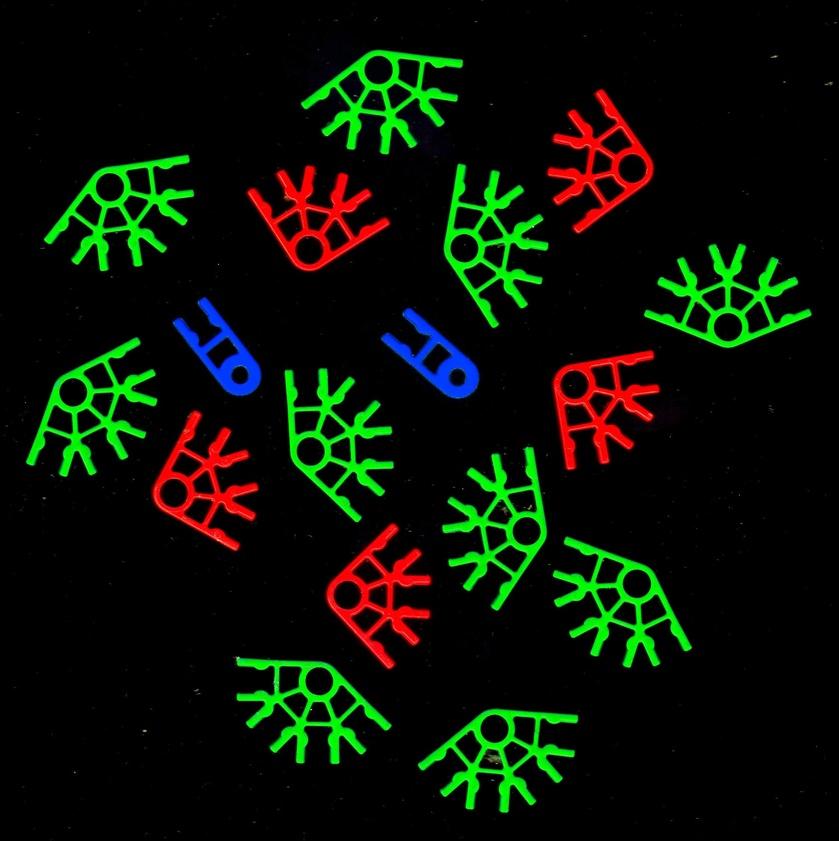
%> input picture matlab/lab8/Figure 3.jpg, 839 x 841 px, shrunk from 2241 x 2246 before the run
$ octave Untitled.m   (GNU Octave 9; MATLAB toolbox functions it lacks are replaced by stand-ins)
%> lines starting %> are read from the running program, lines starting %| are printed output that depends on the picture
%2021E075
%1a.
F=imread('Figure 3.jpg');
%> F is the input picture: size 841x839x3 uint8; mean R, G, B 9.6, 17.6, 4.7
imshow(F);

%1b.
size(F)
%> ans = [841 839 3]

%1c.
R=F(:,:,1);
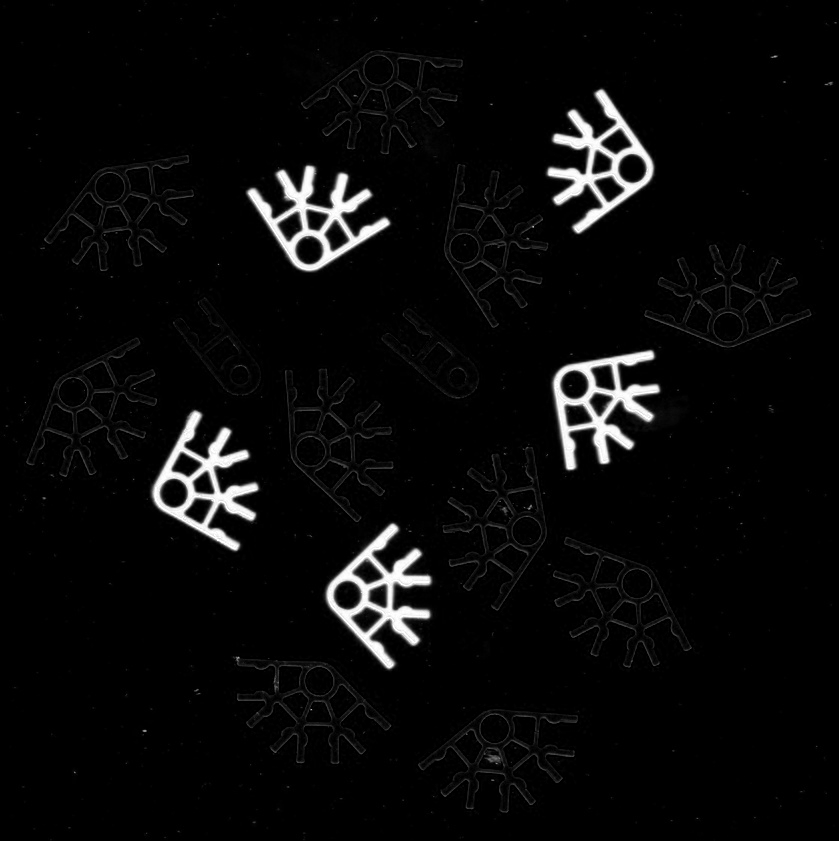
%> R: size 841x839 uint8; min 0, max 255, mean 9.6
subplot(3,1,1)
imshow(R)
title('2021E075-RED')

G=F(:,:,2);
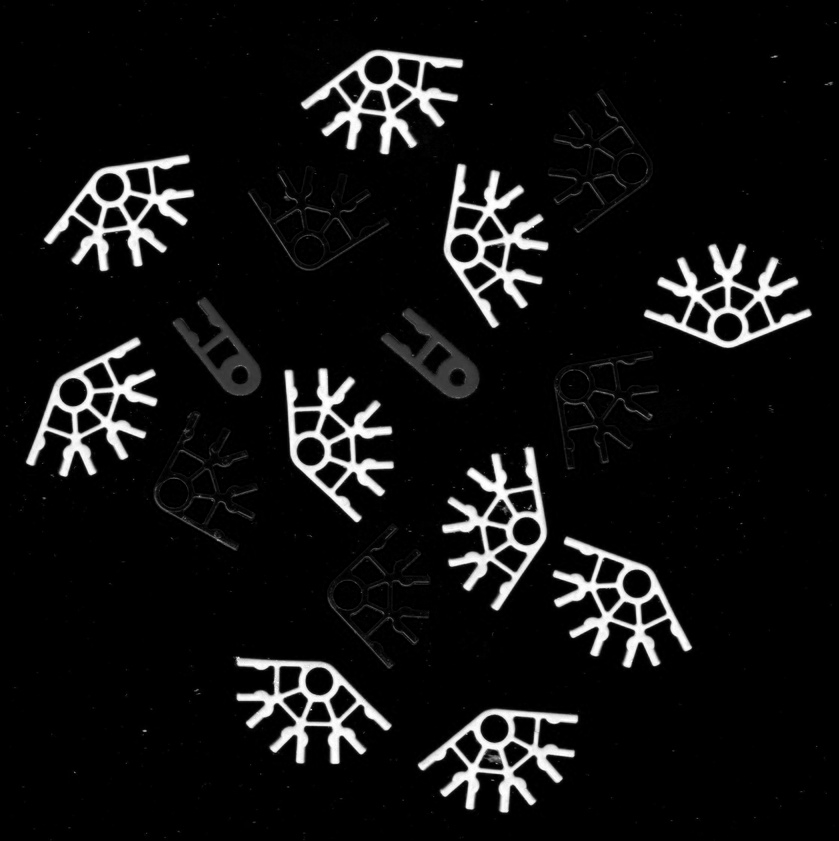
%> G: size 841x839 uint8; min 0, max 255, mean 17.6
subplot(3,1,2)
imshow(R)
title('2021E075-RED')

B=F(:,:,3);
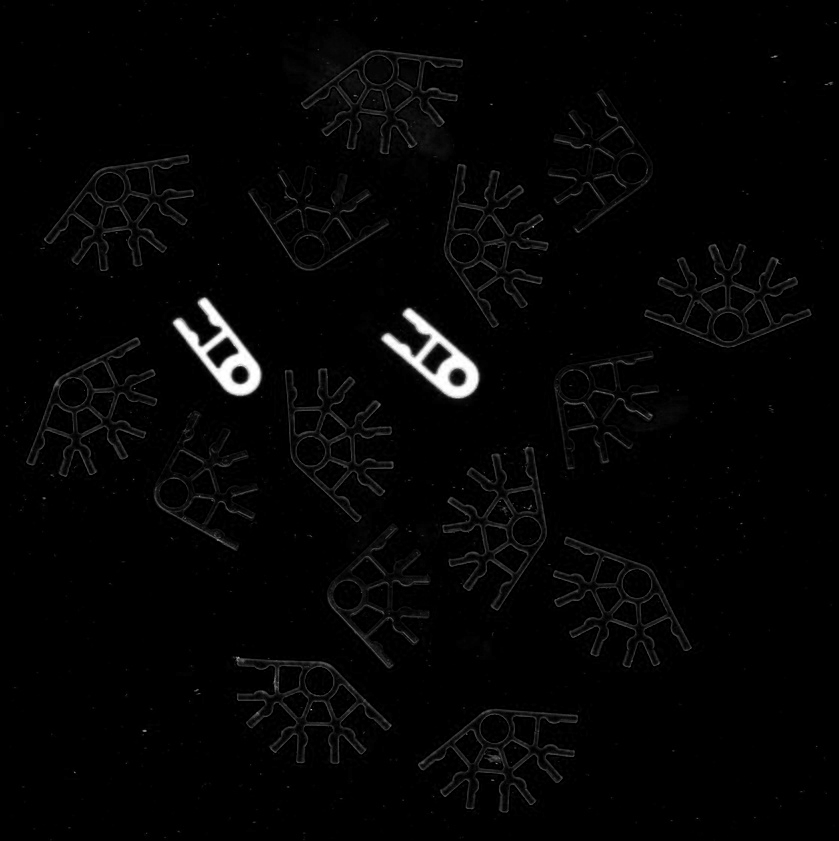
%> B: size 841x839 uint8; min 0, max 255, mean 4.7
subplot(3,1,3)
imshow(R)
title('2021E075-RED')

$ run again, with matlab/lab8/Figure 12.jpg copied over matlab/lab8/Figure 3.jpg
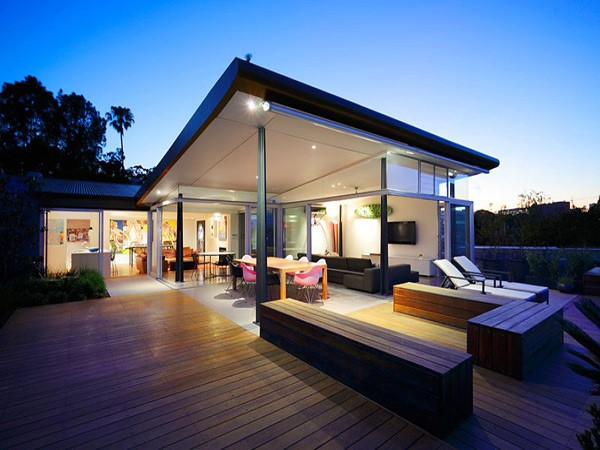
%> input picture matlab/lab8/Figure 12.jpg, 600 x 450 px
%> F is the input picture: size 450x600x3 uint8; mean R, G, B 91.9, 103.1, 125.1
%> `G=F(:,:,2);`:
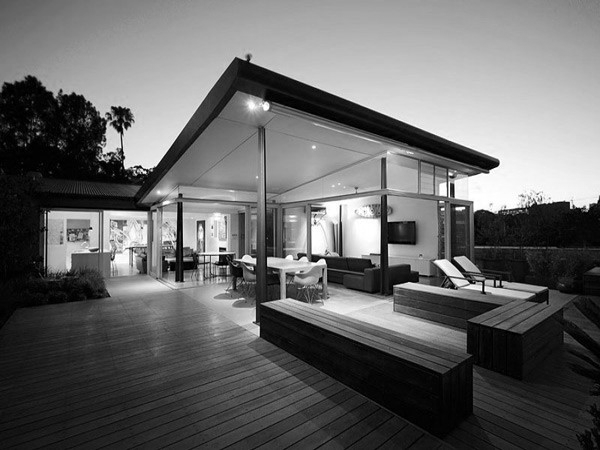
%> G: size 450x600 uint8; min 0, max 255, mean 103.1
%> `B=F(:,:,3);`:
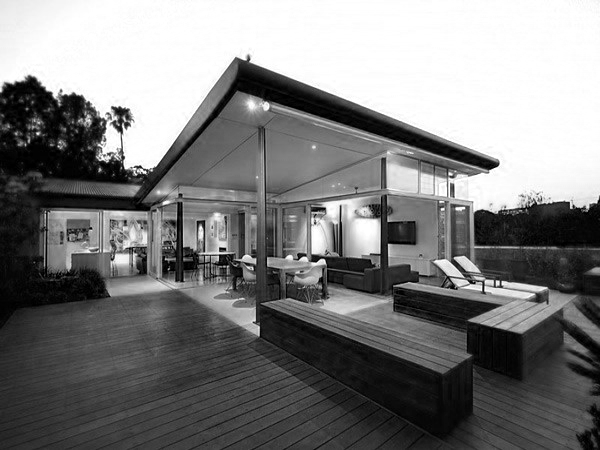
%> B: size 450x600 uint8; min 0, max 255, mean 125.1
